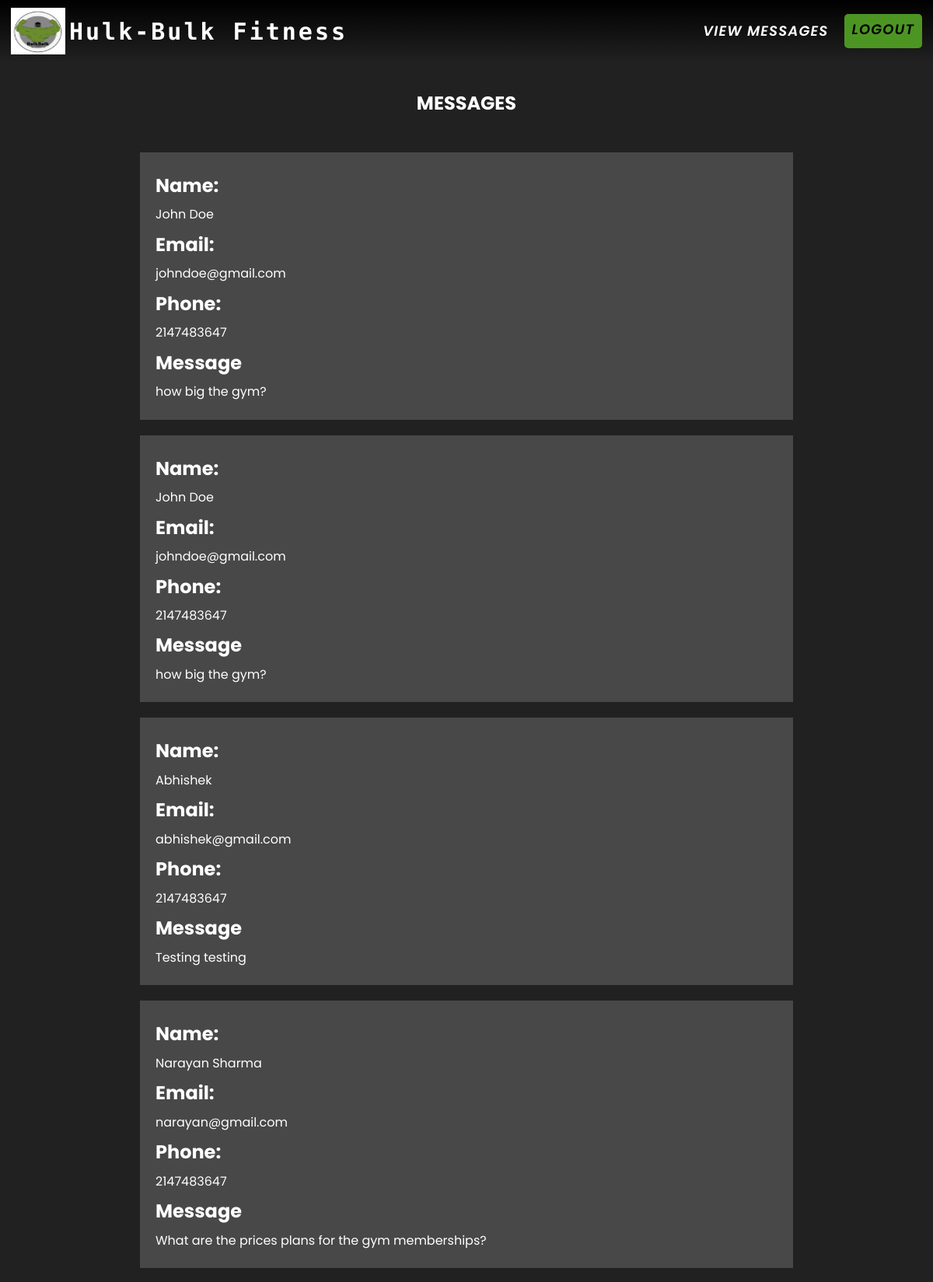
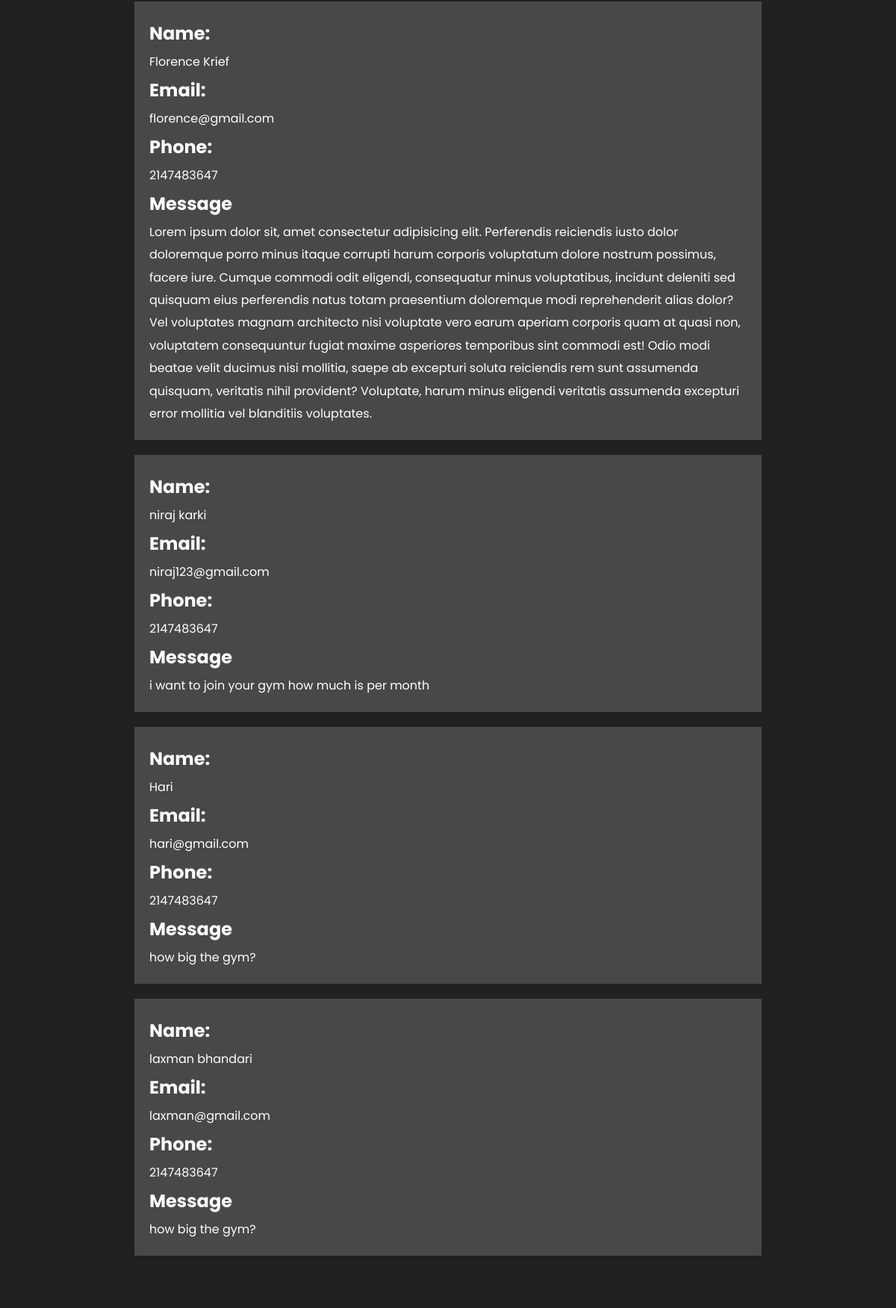
Screenshot of /admin.php (signed in, upper part) with the database file from the repository (2 pictures, top to bottom).
### tables this page shows
CREATE TABLE `feedbacks` (
  `u_name` varchar(50) NOT NULL,
  `u_email` varchar(50) NOT NULL,
  `u_phone` int(11) NOT NULL,
  `u_message` varchar(2000) NOT NULL
);

### admin.php (the view, shortened to what this page needs)
<?php
require 'message.php';
$query = "select * from feedbacks";
$result = mysqli_query($contact_connection, $query);
?>
<html>
<head>
	<link rel="stylesheet" href="https://cdnjs.cloudflare.com/ajax/libs/font-awesome/5.15.3/css/all.min.css" />
	<link rel="stylesheet" href="./owlcarousel/dist/assets/owl.carousel.min.css" />
	<link rel="stylesheet" href="./owlcarousel/dist/assets/owl.theme.default.min.css" />
	<link rel="stylesheet" type="text/css" href="//cdn.jsdelivr.net/npm/slick-carousel@1.8.1/slick/slick.css" />
	<link rel="stylesheet" href="https://cdnjs.cloudflare.com/ajax/libs/slick-carousel/1.8.1/slick-theme.min.css" />
	<link rel="stylesheet" href="./css/styles.css" />
	<link rel="stylesheet" href="./css/gym.css">
</head>
<body>
	<header class="header">
		<div class="container">
			<nav class="header-nav" aria-label="navigation">
				<div class="logo-content">
					<img src="./img/hlogo.png" alt="Logo" class="nav-icon" width="70" height="60" />
					<div class="logo">Hulk-Bulk Fitness</div>
				</div>
				<ul>
					<li>
						<a href="#aboutus">View Messages</a>
					</li>
					<li>
						<a href="logout.php">Logout</a>
					</li>
				</ul>
			</nav>
		</div>
	</header>
	<main>
		<section class="section-memberships" id="memberships">
			<div class="container memberships">
				<h2 class="title">Messages</h2>
				<div class="user-info">
					<?php
					while ($user_data = mysqli_fetch_assoc($result)) {
					?>
						<div class="user-card" data-aos="flip-left">
							<div>
								<h2 class="user-name">Name:</h2>
								<p><?php echo $user_data['u_name']; ?></p>
							</div>
							<div>
								<h2 class="user-email">Email:</h2>
								<p><?php echo $user_data['u_email']; ?></p>
							</div>
							<div>
								<h2 class="user-phone">Phone:</h2>
								<p><?php echo $user_data['u_phone']; ?></p>
							</div>
							<div>
								<h2 class="user-message">Message</h2>
								<p><?php echo $user_data['u_message']; ?></p>
							</div>
						</div>
					<?php
					}
					?>
				</div>
			</div>
		</section>
	</main>
</body>
</html>

### css/styles.css (style rules this page uses)
* { margin: 0; padding: 0; box-sizing: border-box; font-family: "Poppins", sans-serif; text-decoration: none; list-style-type: none; }
html { scroll-behavior: smooth; }
.logo { font-family: "Monoton", cursive; color: rgb(255, 255, 255); }
.container>* { flex: 1 1 1; }
.memberships { display: flex; flex-direction: column; justify-content: center; align-items: center; }

### css/gym.css (style rules this page uses)
:root { --color-green: hsl(103, 49%, 31%); --color-green: hsl(99, 56%, 27%); --color-green: hsl(98, 62%, 36%); --color-black: hsl(0, 0%, 13%); --color-black-light: hsl(0, 0%, 18%); --color-black-light-text: hsl(0, 0%, 27%); --two-col-layout: 2; --four-col-layout: 4; --three-col-layout: 3; --total-stack-size: 10; }
*, *::before, *::after { margin: 0; padding: 0; box-sizing: inherit; }
html { box-sizing: border-box; font-size: 62.5%; scroll-behavior: smooth; }
a { text-decoration: none; color: inherit; }
body { font-family: "Poppins", sans-serif; font-weight: 400; font-size: 1.6rem; line-height: 1.9; color: #ffffff; }
body .container { max-width: 1440px; padding: 0 1.4rem; margin: 0 auto; }
body section:nth-child(odd) { background-color: var(--color-black); }
body .header { position: absolute; top: 0; z-index: 10; width: 100%; background-image: linear-gradient(rgb(0, 0, 0), rgba(0, 0, 0, 0)); }
body .header .header-nav { display: flex; padding: 10px 0px; justify-content: space-between; align-items: center; }
body .header .header-nav .logo-content { display: flex; align-items: center; gap: 5px; }
body .header .header-nav .logo { font-size: 3rem; font-weight: 600; letter-spacing: 3px; }
body .header .header-nav .nav-icon { transition: all 0.5s; }
body .header ul { display: flex; gap: 15px; list-style: none; text-transform: uppercase; }
body .header ul li { position: relative; padding: 5px; overflow: hidden; font-size: 1.8rem; font-style: italic; font-weight: 600; letter-spacing: 1.2px; cursor: pointer; }
body .header ul li a:after { background-color: var(--color-green); content: ""; position: absolute; width: 90%; left: -100%; height: 3px; border-radius: 30px; bottom: 0px; transition: all 0.5s; }
body .header ul li:last-child { background-color: var(--color-green); border: 2px solid var(--color-); border-radius: 5px; transition: all 0.2s; color: #000; cursor: pointer; padding: 3px 10px; }
body .header ul li:last-child a:after { content: none; }
body .section-memberships { padding: clamp(4rem, 10vw, 8rem) 0; }
body .section-memberships .memberships { padding: 3rem 3rem; position: relative; }
body .section-memberships .memberships .title { text-align: center; text-transform: uppercase; margin-bottom: 40px; }

### rows the page displays
feedbacks: u_name "John Doe", u_email "johndoe@gmail.com", u_phone "2147483647", u_message "how big the gym?"
feedbacks: u_name "John Doe", u_email "johndoe@gmail.com", u_phone "2147483647", u_message "how big the gym?"
feedbacks: u_name "Abhishek", u_email "abhishek@gmail.com", u_phone "2147483647", u_message "Testing testing"
feedbacks: u_name "Narayan Sharma", u_email "narayan@gmail.com", u_phone "2147483647", u_message "What are the prices plans for the gym memberships?"
feedbacks: u_name "Florence Krief", u_email "florence@gmail.com", u_phone "2147483647", u_message "Lorem ipsum dolor sit, amet consectetur adipisicing elit. Perferendis reiciendis iusto dolor doloremque porro minus itaque corrupti harum corporis voluptatum dolore nostrum possimus, facere iure. Cumque commodi odit eligendi, consequatur minus voluptatibus, incidunt deleniti sed quisquam eius perferendis natus totam praesentium doloremque modi reprehenderit alias dolor? Vel voluptates magnam architecto nisi voluptate vero earum aperiam corporis quam at quasi non, voluptatem consequuntur fugiat maxime asperiores temporibus sint commodi est! Odio modi beatae velit ducimus nisi mollitia, saepe ab excepturi soluta reiciendis rem sunt assumenda quisquam, veritatis nihil provident? Voluptate,…"
feedbacks: u_name "niraj karki", u_email "niraj123@gmail.com", u_phone "2147483647", u_message "i want to join your gym how much is per month"
feedbacks: u_name "Hari", u_email "hari@gmail.com", u_phone "2147483647", u_message "how big the gym?"
feedbacks: u_name "laxman bhandari", u_email "laxman@gmail.com", u_phone "2147483647", u_message "how big the gym?"
